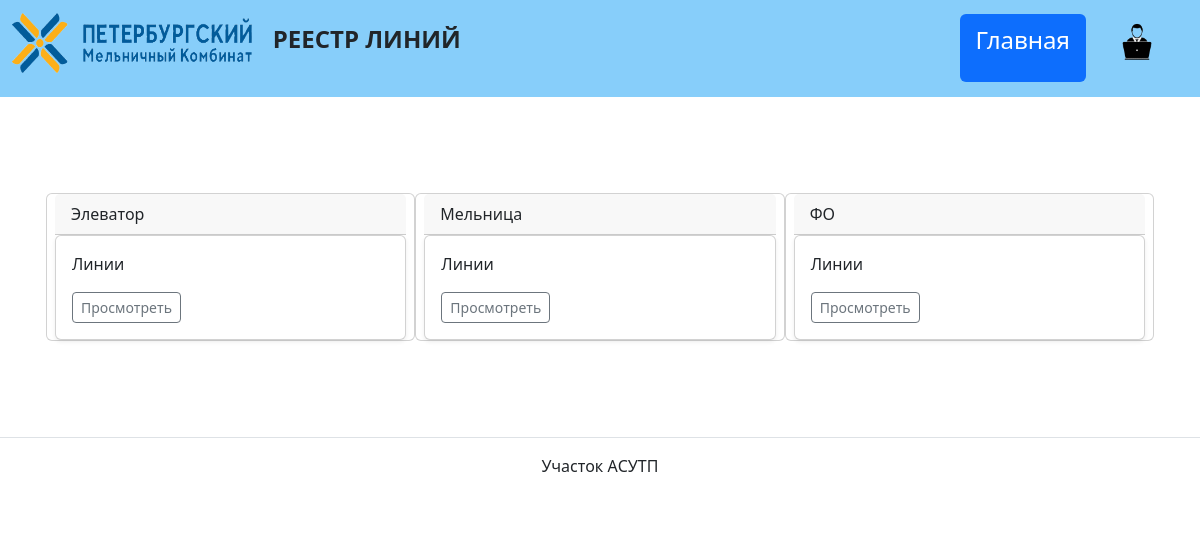
The page / on the database its author committed.
### list_lines/models.py (models this page shows, shortened)
class ListDepartment(models.Model):
    title = models.CharField(max_length=100, verbose_name='Отдел')
    class Meta:
        verbose_name = 'отдел'
        verbose_name_plural = 'Отделы'

### list_lines/views.py (the view)
# urls.py: path('', ListDepartment.as_view(), name='index'),
class ListDepartment(ListView):
    template_name = 'list_lines/index.html'
    model = ListDepartment
    context_object_name = 'department_list'
    def get_context_data(self, **kwargs):
        context = super().get_context_data(**kwargs)
        context['form'] = ListDepartmentForm()  # Добавляем форму в контекст
        return context

### list_lines/templates/list_lines/index.html (shortened to what this page needs)
{% extends "base.html" %}
{% load django_bootstrap5 %}
{% block content %}
  <div class='album py-5'>
    <div class='container'>
      <div class='row row-cols-1 row-cols-sm-2 row-cols-md-3 g-3'>
      {% for department in department_list %}
        {% include "includes/department_card.html" %}
      {% endfor %}
      </div>
    </div>
  </div>
{% endblock %}

### list_lines/templates/includes/department_card.html
<div class="card col-3">
  <div class="card-header">
    {{ department.title }}
  </div>
  <div class="col">
    <div class="card shadow-sm">
      <div class="card-body">
        <p class="card-text">Линии</p>
        <div class="d-flex justify-content-between align-items-center">
          <div class="btn-group">
            <button type="button" class="btn btn-sm btn-outline-secondary">Просмотреть</button>
          </div>
        </div>
      </div>
    </div>
    </div>
</div>

### rows shown on the page
ListDepartment: title "Элеватор"
ListDepartment: title "Мельница"
ListDepartment: title "ФО"
